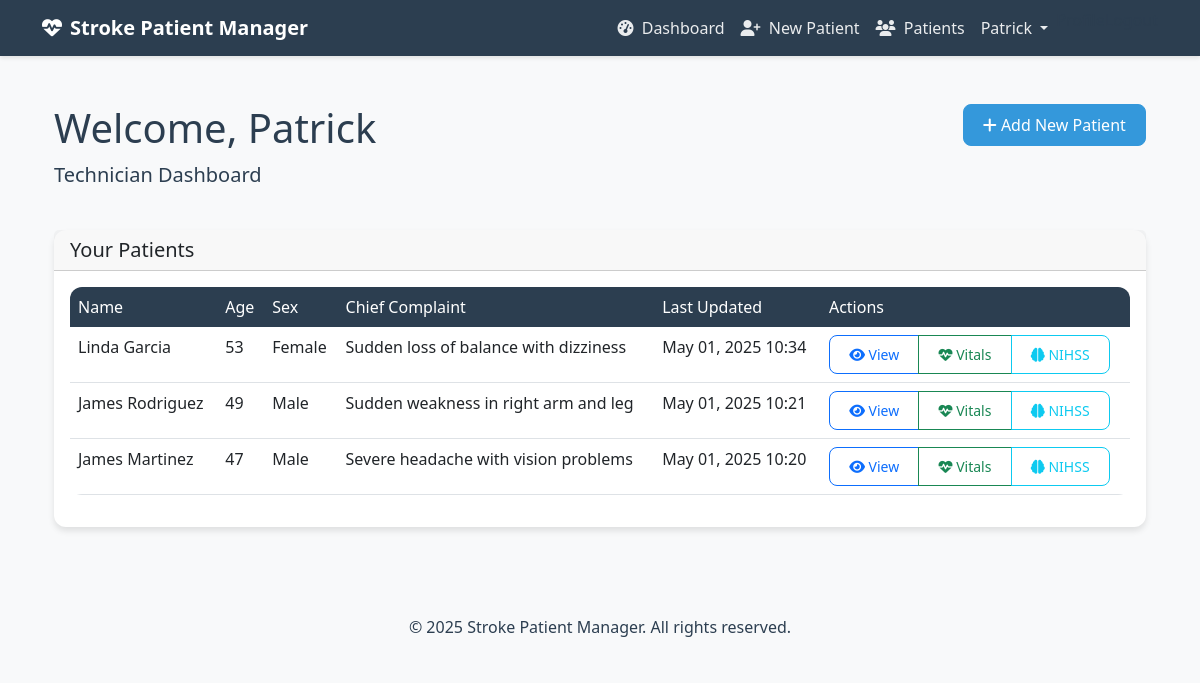
/technician/ (signed in), run on the app's committed database.
### core/models.py (models this page shows, shortened)
class User(AbstractUser):
    ROLE_CHOICES = [
        ('TECHNICIAN', 'Technician'),
        ('NEUROLOGIST', 'Neurologist'),
    ]
    role = models.CharField(max_length=20, choices=ROLE_CHOICES)
    phone = models.CharField(max_length=20, blank=True)
    created_at = models.DateTimeField(auto_now_add=True)
    updated_at = models.DateTimeField(auto_now=True)
    def is_technician(self):
        return self.role == 'TECHNICIAN'

class Patient(models.Model):
    GENDER_CHOICES = [
        ('M', 'Male'),
        ('F', 'Female'),
        ('O', 'Other')
    ]
    name = models.CharField(max_length=100)
    age = models.IntegerField(validators=[MinValueValidator(0), MaxValueValidator(150)])
    sex = models.CharField(max_length=1, choices=GENDER_CHOICES)
    chief_complaint = models.TextField()
    medical_history = models.TextField()
    created_by = models.ForeignKey(User, on_delete=models.CASCADE, related_name='patients')
    created_at = models.DateTimeField(auto_now_add=True)
    updated_at = models.DateTimeField(auto_now=True)
    has_critical_alert = models.BooleanField(default=False)

### core/views.py (the view)
# urls.py: path('technician/', views.technician_dashboard, name='technician_dashboard'),
@login_required
def technician_dashboard(request):
    if not request.user.is_technician():
        raise PermissionDenied
    patients = Patient.objects.filter(created_by=request.user).order_by('-created_at')
    return render(request, 'core/technician_dashboard.html', {'patients': patients})

### templates/core/technician_dashboard.html (shortened to what this page needs)
{% extends "core/base.html" %}
{% block content %}
<div class="container py-4">
    <div class="row mb-4">
        <div class="col">
            <h1>Welcome, {{ user.username }}</h1>
            <p class="lead">Technician Dashboard</p>
        </div>
        <div class="col-auto">
            <a href="{% url 'core:patient_register' %}" class="btn btn-primary">
                <i class="fas fa-plus"></i> Add New Patient
            </a>
        </div>
    </div>
    <div class="card">
        <div class="card-header">
            <h5 class="mb-0">Your Patients</h5>
        </div>
        <div class="card-body">
            {% if patients %}
                <div class="table-responsive">
                    <table class="table table-hover">
                        <thead>
                            <tr>
                                <th>Name</th>
                                <th>Age</th>
                                <th>Sex</th>
                                <th>Chief Complaint</th>
                                <th>Last Updated</th>
                                <th>Actions</th>
                            </tr>
                        </thead>
                        <tbody>
                            {% for patient in patients %}
                                <tr>
                                    <td>{{ patient.name }}</td>
                                    <td>{{ patient.age }}</td>
                                    <td>{{ patient.get_sex_display }}</td>
                                    <td>{{ patient.chief_complaint|truncatechars:50 }}</td>
                                    <td>{{ patient.updated_at|date:"M d, Y H:i" }}</td>
                                    <td>
                                        <div class="btn-group">
                                            <a href="{% url 'core:patient_detail' patient.id %}" class="btn btn-sm btn-outline-primary">
                                                <i class="fas fa-eye"></i> View
                                            </a>
                                            <a href="{% url 'core:record_vitals' patient.id %}" class="btn btn-sm btn-outline-success">
                                                <i class="fas fa-heartbeat"></i> Vitals
                                            </a>
                                            <a href="{% url 'core:record_nihss' patient.id %}" class="btn btn-sm btn-outline-info">
                                                <i class="fas fa-brain"></i> NIHSS
                                            </a>
                                        </div>
                                    </td>
                                </tr>
                            {% endfor %}
                        </tbody>
                    </table>
                </div>
            {% else %}
                <div class="text-center py-4">
                    <p class="mb-0">No patients registered yet.</p>
                    <a href="{% url 'core:patient_register' %}" class="btn btn-primary mt-3">Register Your First Patient</a>
                </div>
            {% endif %}
        </div>
    </div>
</div>
{% endblock %}

### templates/core/base.html (shortened to what this page needs)
<!DOCTYPE html>
<html lang="en">
<head>
    <link href="https://cdn.jsdelivr.net/npm/bootstrap@5.3.0/dist/css/bootstrap.min.css" rel="stylesheet">
    <link rel="stylesheet" href="https://cdnjs.cloudflare.com/ajax/libs/font-awesome/6.4.0/css/all.min.css">
</head>
<body>
    <nav class="navbar navbar-expand-lg navbar-dark mb-4">
        <div class="container">
            <a class="navbar-brand" href="{% url 'core:role_selection' %}">
                <i class="fas fa-heartbeat me-2"></i>Stroke Patient Manager
            </a>
            <div class="collapse navbar-collapse" id="navbarNav">
                <ul class="navbar-nav ms-auto">
                    {% if user.is_authenticated %}
                    {% if user.is_technician %}
                    <li class="nav-item">
                        <a class="nav-link" href="{% url 'core:technician_dashboard' %}">
                            <i class="fas fa-tachometer-alt me-1"></i> Dashboard
                        </a>
                    </li>
                    <li class="nav-item">
                        <a class="nav-link" href="{% url 'core:patient_register' %}">
                            <i class="fas fa-user-plus me-1"></i> New Patient
                        </a>
                    </li>
                    {% elif user.is_neurologist %}
                    <li class="nav-item">
                        <a class="nav-link" href="{% url 'core:neurologist_dashboard' %}">
                            <i class="fas fa-tachometer-alt me-1"></i> Dashboard
                        </a>
                    </li>
                    {% endif %}
                    <li class="nav-item">
                        <a class="nav-link" href="{% url 'core:patient_list' %}">
                            <i class="fas fa-users me-1"></i> Patients
                        </a>
                    </li>
                    <li class="nav-item dropdown">
                        <a class="nav-link dropdown-toggle" href="#" id="navbarDropdown" role="button" data-bs-toggle="dropdown">
                            {{ user.username }}
                        </a>
                    </li>
                                <li><a class="dropdown-item" href="{% url 'core:profile' %}">Profile</a></li>
                                <li><a class="dropdown-item" href="{% url 'core:logout' %}">Logout</a></li>
                            </ul>
                    {% endif %}
            </div>
        </div>
    </nav>
    <main class="container my-4">
        {% block content %}{% endblock %}
    </main>
    <footer class="bg-light py-3 mt-5">
        <div class="container text-center">
            <p class="mb-0">&copy; 2025 Stroke Patient Manager. All rights reserved.</p>
        </div>
    </footer>
</body>
</html>

### templates/core/base.html (style rules this page uses)
:root { --primary-color: #2c3e50; --secondary-color: #3498db; --accent-color: #e74c3c; --light-bg: #f8f9fa; --dark-bg: #343a40; }
body { font-family: 'Segoe UI', system-ui, -apple-system, sans-serif; background-color: var(--light-bg); color: var(--primary-color); }
.navbar { background-color: var(--primary-color); box-shadow: 0 2px 4px rgba(0,0,0,0.1); }
.navbar-brand { font-weight: 600; color: white !important; }
.nav-link { color: rgba(255,255,255,0.9) !important; transition: color 0.2s; }
.card { border: none; border-radius: 12px; box-shadow: 0 4px 6px rgba(0,0,0,0.1); transition: transform 0.2s; }
.btn { border-radius: 8px; padding: 0.5rem 1.2rem; font-weight: 500; transition: all 0.2s; }
.btn-primary { background-color: var(--secondary-color); border-color: var(--secondary-color); }
.table { background-color: white; border-radius: 12px; overflow: hidden; }
.table th { background-color: var(--primary-color); color: white; font-weight: 500; border: none; }

### data on the page
User: username "Patrick"
Patient: name "Linda Garcia", age "53", sex "Female", chief_complaint "Sudden loss of balance with dizziness", updated_at "May 01, 2025 10:34"
Patient: name "James Rodriguez", age "49", sex "Male", chief_complaint "Sudden weakness in right arm and leg", updated_at "May 01, 2025 10:21"
Patient: name "James Martinez", age "47", sex "Male", chief_complaint "Severe headache with vision problems", updated_at "May 01, 2025 10:20"
